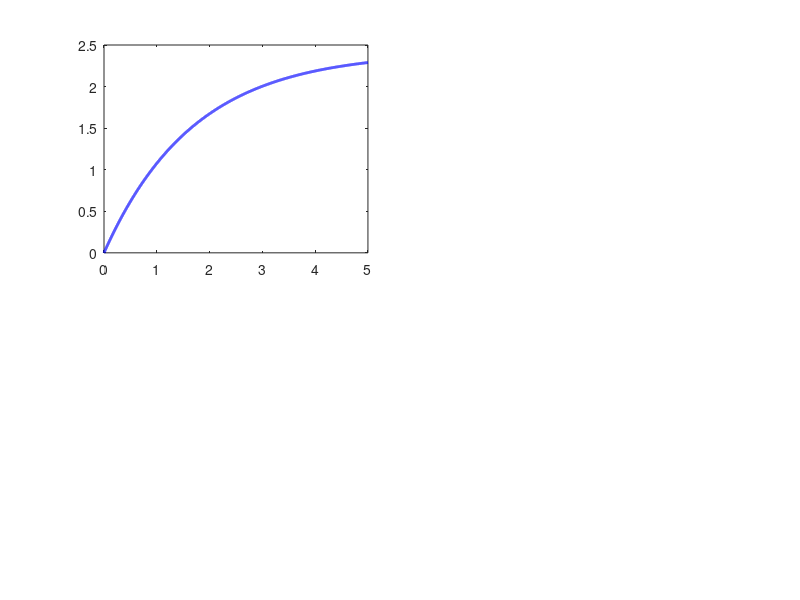

The MATLAB source for this figure: (Note: this script raises an error after producing the figure.)
% =========================================================
%  CE-1110 — Analisis de Senales Mixtas
%  Proyecto Grupal 2: Sistema de control de ascensor
%  Caracterizacion del sistema — Punto 7 de Tarea 1
%
%  NO requiere pkg control ni ningun paquete externo.
%
%  Modelo de la planta (2do orden con integrador):
%       G(s) = Ktotal / [ s*(tau*s + 1) ]
%
%  Respuesta al escalon (ec. 16 del modelo matematico):
%       theta(t) = Ktotal*A * [ t - tau*(1 - e^(-t/tau)) ]
%
%  Respuesta al impulso (ec. 17):
%       theta(t) = Ktotal * (1 - e^(-t/tau))
% =========================================================

clear; clc; close all;

% =========================================================
%  SECCION 1: Parametros del sistema
%  Reemplaza con tus valores medidos experimentalmente.
% =========================================================

Ra   = 5.0;    % [Ohm]        Resistencia de armadura
Kt   = 0.03;   % [N*m/A]     Constante de torque
Kb   = 0.03;   % [V*s/rad]   Constante de back-EMF
J    = 0.002;  % [kg*m^2]    Momento de inercia
B    = 0.001;  % [N*m*s/rad] Friccion viscosa

KPWM = 1.0;
KPH  = 0.95;
Kpot = 0.5;    % [V/rad] calibrar con el potenciometro real

% Parametros de simulacion
t_final = 5.0;
dt      = 0.001;
A_step  = 6.0;   % [V] amplitud del escalon

% =========================================================
%  SECCION 2: Calculo del modelo
%  Ecuaciones (10)-(14) del documento matematico
% =========================================================

denom_motor = Ra*B + Kt*Kb;
K_motor     = Kt / denom_motor;       % Ganancia DC del motor
tau         = Ra*J / denom_motor;     % Constante de tiempo [s]
Ktotal      = KPWM * KPH * K_motor * Kpot;

fprintf('=== Parametros del modelo ===\n');
fprintf('  K_motor = %.4f\n', K_motor);
fprintf('  tau     = %.4f s\n', tau);
fprintf('  Ktotal  = %.4f\n', Ktotal);
fprintf('  Polo p1 = 0  (integrador)\n');
fprintf('  Polo p2 = %.4f rad/s\n', -1/tau);

% =========================================================
%  SECCION 3: Senales en el tiempo (formulas analiticas)
% =========================================================

t = 0:dt:t_final;

% Respuesta al impulso: theta(t) = Ktotal*(1 - e^(-t/tau))
theta_impulso = Ktotal .* (1 - exp(-t ./ tau));

% Respuesta al escalon: theta(t) = Ktotal*A*[t - tau*(1-e^(-t/tau))]
theta_escalon = Ktotal .* A_step .* (t - tau .* (1 - exp(-t ./ tau)));

% Rampa pura (sin transitorio) — referencia
rampa_pura = Ktotal .* A_step .* t;

% =========================================================
%  SECCION 4: Identificacion de tau y K desde la curva
%  Procedimiento de la Seccion 1.8 del modelo matematico
% =========================================================

valor_ss   = Ktotal;
umbral_63  = 0.632 * valor_ss;
idx_tau    = find(theta_impulso >= umbral_63, 1, 'first');
tau_medido = t(idx_tau);

fprintf('\n=== Identificacion desde la curva de impulso ===\n');
fprintf('  Valor estado estacionario : %.4f\n', valor_ss);
fprintf('  tau al 63.2%%              : %.4f s  (teorico: %.4f s)\n', ...
        tau_medido, tau);

% =========================================================
%  SECCION 5: Polos del sistema
%  G(s) = Ktotal / [tau*s^2 + s]
%  Raices: s*(tau*s+1)=0  =>  p1=0,  p2=-1/tau
% =========================================================

p1 = 0;
p2 = -1 / tau;

fprintf('\n=== Polos de G(s) ===\n');
fprintf('  p1 = 0          (integrador puro)\n');
fprintf('  p2 = %.4f rad/s\n', p2);
fprintf('  Sin ceros finitos\n');

% =========================================================
%  SECCION 6: Frecuencia de muestreo sugerida
%  Criterio: fs >= 10 x ancho de banda del sistema
%  BW aprox = |p2| / (2*pi)  [Hz]
% =========================================================

BW_hz       = abs(p2) / (2*pi);
fs_sugerida = max(10 * BW_hz * 5, 100);   % minimo 100 Hz
Ts_sugerido = 1 / fs_sugerida;

fprintf('\n=== Frecuencia de muestreo ===\n');
fprintf('  Ancho de banda aprox. : %.4f Hz\n', BW_hz);
fprintf('  fs sugerida           : %.1f Hz\n', fs_sugerida);
fprintf('  Ts sugerido           : %.5f s\n', Ts_sugerido);

% =========================================================
%  SECCION 7: Figuras
% =========================================================

figure('Name', 'CE-1110 — Planta del ascensor', ...
       'NumberTitle', 'off', 'Position', [50, 50, 1100, 750]);

% ---- (a) Respuesta al impulso ----
subplot(2, 2, 1);
plot(t, theta_impulso, 'b-', 'LineWidth', 2);
hold on;
yline(Ktotal,    'r--', 'LineWidth', 1.2);
xline(tau_medido,'g-.', 'LineWidth', 1.2);
plot(tau_medido, umbral_63, 'go', 'MarkerSize', 9, 'MarkerFaceColor', 'g');
xlabel('Tiempo [s]');
ylabel('theta(t) [rad]');
title('Respuesta al impulso');
legend('theta(t)', ...
       ['Ktotal = ' num2str(Ktotal, '%.3f')], ...
       ['tau = '    num2str(tau_medido, '%.3f') ' s'], ...
       'Punto 63.2%', 'Location', 'southeast');
grid on;

% ---- (b) Respuesta al escalon ----
subplot(2, 2, 2);
plot(t, theta_escalon, 'b-', 'LineWidth', 2);
hold on;
plot(t, rampa_pura, 'r--', 'LineWidth', 1.2);
xlabel('Tiempo [s]');
ylabel('theta(t) [rad]');
title(['Respuesta al escalon  (V = ' num2str(A_step) ' V)']);
legend('theta(t) real', 'Rampa ideal Ktotal*A*t', 'Location', 'northwest');
grid on;
text(0.3, max(theta_escalon)*0.5, ...
     {'Sin controlador:', 'el ascensor no se detiene'}, ...
     'FontSize', 9, 'Color', 'r');

% ---- (c) Diagrama de polos y ceros (manual, sin paquete) ----
subplot(2, 2, 3);
hold on;

margen = abs(p2) * 0.5;
xlim([p2 - margen,  abs(p2)*0.3]);
ylim([-abs(p2)*0.4, abs(p2)*0.4]);

xline(0, 'k-', 'LineWidth', 0.8);
yline(0, 'k-', 'LineWidth', 0.8);

plot(p1, 0, 'rx', 'MarkerSize', 16, 'LineWidth', 2.5);
plot(p2, 0, 'rx', 'MarkerSize', 16, 'LineWidth', 2.5);

text(p1 + margen*0.05,  abs(p2)*0.10, ...
     'p1 = 0  (integrador)', 'FontSize', 9, 'Color', 'r');
text(p2 - margen*0.02, -abs(p2)*0.14, ...
     ['p2 = ' num2str(p2, '%.2f') ' rad/s'], ...
     'FontSize', 9, 'Color', 'r', 'HorizontalAlignment', 'right');

xlabel('Re(s)  [rad/s]');
ylabel('Im(s)  [rad/s]');
title('Diagrama de polos y ceros — G(s)');
legend('Polo (x)', 'Location', 'northeast');
grid on;

% ---- (d) Transitorio vs rampa ideal ----
subplot(2, 2, 4);
diferencia = rampa_pura - theta_escalon;
plot(t, theta_escalon, 'b-', 'LineWidth', 2);
hold on;
plot(t, rampa_pura,  'r--', 'LineWidth', 1.2);
plot(t, diferencia,  'g-',  'LineWidth', 1.5);
xlabel('Tiempo [s]');
ylabel('theta(t) [rad]');
title('Efecto del transitorio exponencial');
legend('theta(t) real', 'Rampa ideal', ...
       'Error = Ktotal*A*tau*(1-e^{-t/tau})', ...
       'Location', 'northwest');
grid on;

sgtitle('CE-1110 — Caracterizacion de la planta (sin controlador)', ...
        'FontSize', 12, 'FontWeight', 'bold');

% =========================================================
%  SECCION 8: Tabla resumen en consola
% =========================================================

fprintf('\n=== Tabla resumen de parametros ===\n');
fprintf('%-22s %-10s %-20s %s\n', 'Parametro', 'Simbolo', 'Valor', 'Metodo');
fprintf('%s\n', repmat('-', 1, 74));
fprintf('%-22s %-10s %-20s %s\n', 'Resist. armadura',    'Ra',   [num2str(Ra) ' Ohm'],              'Multimetro');
fprintf('%-22s %-10s %-20s %s\n', 'Constante de tiempo', 'tau',  [num2str(tau,'%.4f') ' s'],         'Curva escalon 63.2%');
fprintf('%-22s %-10s %-20s %s\n', 'Ganancia motor',      'K',    num2str(K_motor,'%.4f'),            'Respuesta al impulso');
fprintf('%-22s %-10s %-20s %s\n', 'Ganancia total',      'Ktot', num2str(Ktotal,'%.4f'),             'Cadena directa');
fprintf('%-22s %-10s %-20s %s\n', 'Polo dominante',      'p2',   [num2str(p2,'%.2f') ' rad/s'],      'Modelo');
fprintf('%-22s %-10s %-20s %s\n', 'Ganancia potenc.',    'Kpot', [num2str(Kpot) ' V/rad'],          'Calibracion');
fprintf('%-22s %-10s %-20s %s\n', 'Frec. muestreo',      'fs',   [num2str(fs_sugerida,'%.0f') ' Hz'],'Criterio 10x BW');

fprintf('\nListo.\n');
